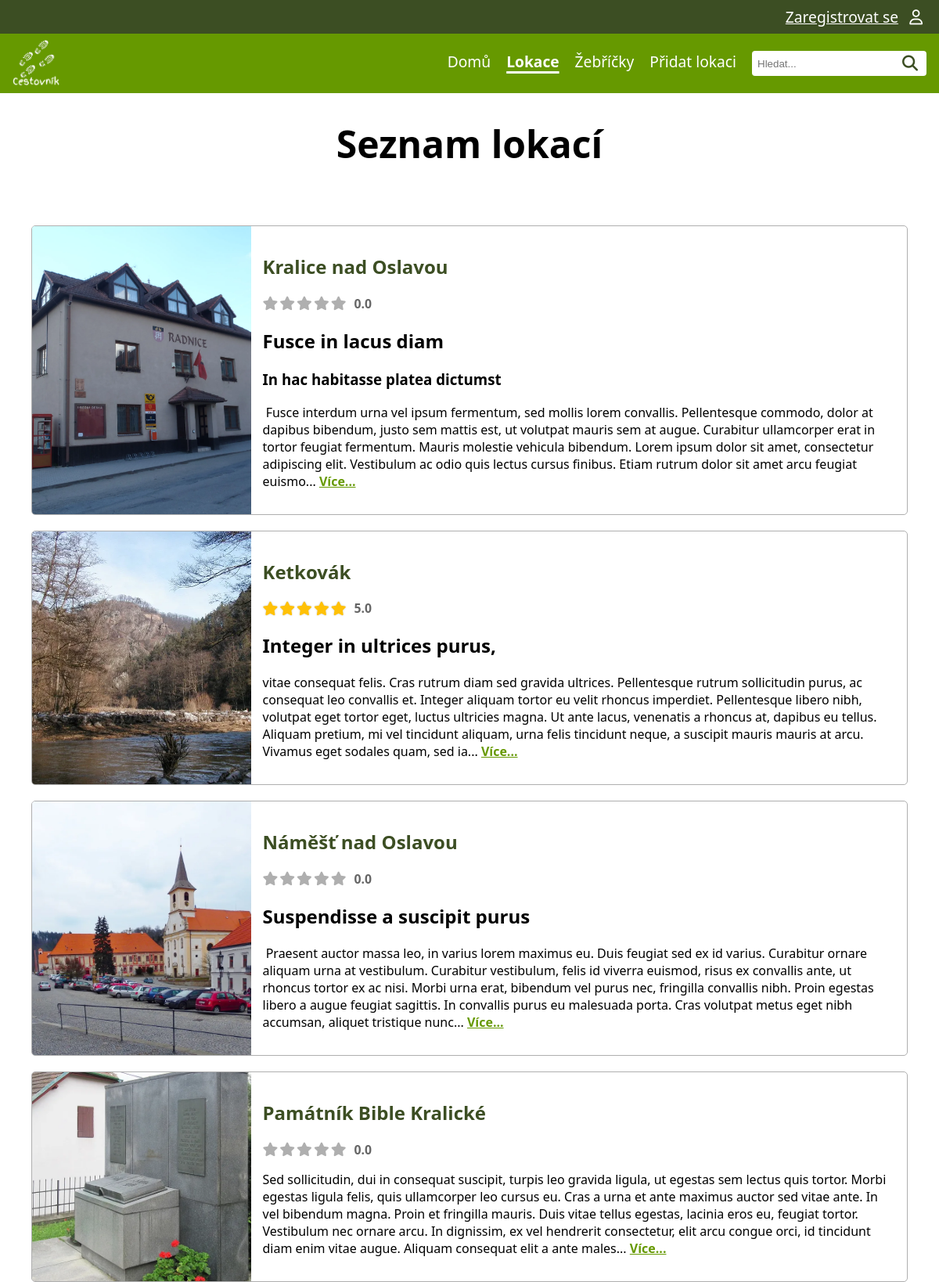
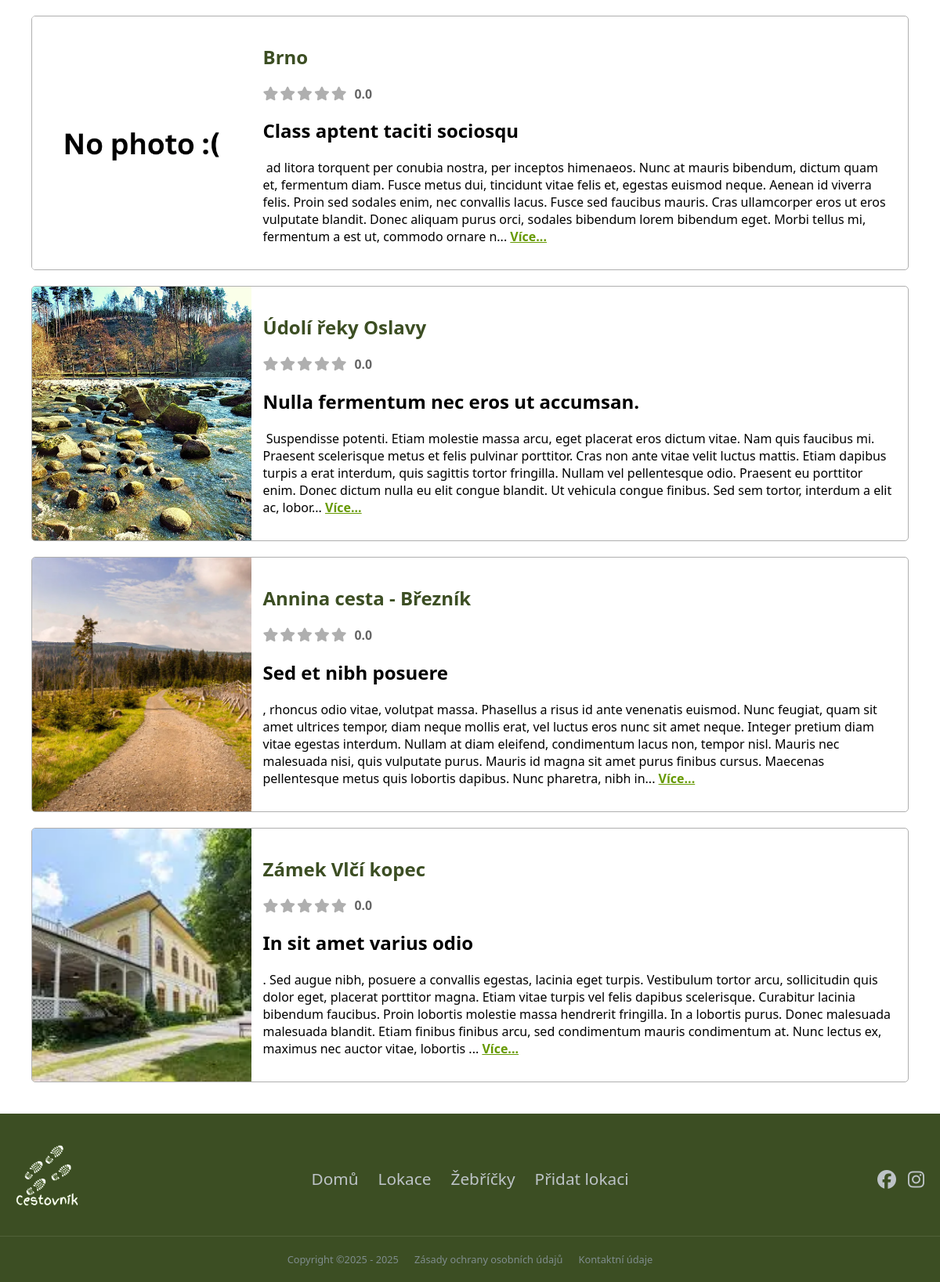
/locations, run on the app's committed database (2 pictures, top to bottom).
### tables this page shows
CREATE TABLE "photo"
(
    id          INTEGER
        primary key autoincrement,
    name        VARCHAR not null,
    alt_text    VARCHAR,
    url         VARCHAR not null,
    id_location INTEGER not null
        references location
            on delete cascade
);

CREATE TABLE "location"
(
    id                  INTEGER
        primary key autoincrement,
    name                VARCHAR                   not null,
    description         VARCHAR,
    date_location_added TEXT default current_date not null,
    id_user             INTEGER                   not null
        constraint location_user_id_fk
            references user
            on delete cascade,
    id_status           INTEGER                   not null
        constraint location_location_status_id_fk
            references location_status
);

### pages/locations.py (the view)
@router.get("/locations", name="list_locations_with_photos_rating", response_class=HTMLResponse)
async def list_locations_with_photos_rating(request: Request, svc: LocationService = Depends(locations_service)):
    locations = svc.list_locations_with_photos_rating()
    tpl = request.app.state.templates
    return tpl.TemplateResponse(
        "locations.html",
        {
            "request": request,
            "title": "Seznam lokací",
            "locations": locations,  # Seznam lokací - údaje o lokaci + fotky + Rating
        },
    )

### templates/locations.html (shortened to what this page needs)
{% extends "base.html" %}
{% block head %}
    <link rel="stylesheet" href="{{ url_for('static', path='css/rating.css') }}">
    <link rel="stylesheet" href="{{ url_for('static', path='css/locations-layout.css') }}">
{% endblock %}
{% block content %}
    <h1>{{ title }}</h1>
    <div class="home-grid">
        {% for loc in locations %}
            <div class="location-card">
                <div class="card-img">
                    {% if loc['photos'] %}
                        <a href="{{ url_for('location_detail',  location_id=loc['id']) }}">
                            <img alt="{{ loc['photos'][0]['alt_text'] }}" src="/{{ loc['photos'][0]['url'] }}">
                        </a>
                    {% else %}
                        <img alt="No photo" src="{{ url_for('static', path='img/web/noImage.webp') }}">
                    {% endif %}
                </div>
                <div class="card-content">
                    <a href="{{ url_for('location_detail',  location_id=loc['id']) }}" class="location-title">
                        <h2>{{ loc['name'] }}</h2>
                    </a>
                    <div class="rating-stars" title="Průměrné hodnocení: {{ (loc['avg_rating'] or 0) | round(1) }}">
                        {% set active_stars = loc['avg_rating'] | int %}
                        {% set inactive_stars = 5 - active_stars %}
                        {% for i in range(active_stars) %}
                            <i class="fa-solid fa-star star-active"></i>
                        {% endfor %}
                        {% for i in range(inactive_stars) %}
                            <i class="fa-solid fa-star star-inactive"></i>
                        {% endfor %}
                        <span class="rating-value">
                        {% if loc['avg_rating'] %}
                            {{ loc['avg_rating'] | round(1) }}
                        {% else %}
                            0.0
                        {% endif %}
                        </span>
                    </div>
                    <div class="location-desc-pc">
                        <p>
                            {{ loc['description'] | truncate(500, True, '...') | safe }}
                            <a href="{{ url_for('location_detail',  location_id=loc['id']) }}" class="more">Více...</a>
                        </p>
                    </div>
                </div>
            </div>
        {% endfor %}
    </div>
{% endblock %}

### static/css/style.css (style rules this page uses)
:root { font-family: system-ui, -apple-system, Segoe UI, Roboto, sans-serif; --background-color: white; --text-color: black; --light-green-color: #669900; --dark-green-color: #3c4e23; --white-text-color: white; --neutral-gray-color: #afafaf; --shadow-gray-color: #c8c8c8; --star-gold-color: #ffc107; font-size: 16px; }
html, body { margin:0; padding: 0; background: var(--background-color); }
body { display: flex; flex-direction: column; min-height: 100vh; }
h1 { font-size: 3em; text-align: center; }

### static/css/rating.css (style rules this page uses)
.rating-stars { display: inline-flex; align-items: center; gap: 2px; font-size: 1.1em; }
.star-active { color: var(--star-gold-color); filter: drop-shadow(0 0 1px rgba(0,0,0,0.2)); }
.star-inactive { color: var(--neutral-gray-color); }
.rating-value { margin-left: 8px; font-weight: bold; color: #666; font-size: 0.9em; }

### static/css/locations-layout.css (style rules this page uses)
.home-grid { display: grid; grid-template-columns: 1fr; gap: 20px; padding: 40px; }
.location-card { display: grid; grid-template-columns: 1fr 3fr; background-color: white; border: 1px solid var(--neutral-gray-color); border-radius: 5px; overflow: hidden; }
.card-img { height: 100%; overflow: hidden; }
.card-img img { width: 100%; height: 100%; object-fit: cover; display: block; }
.card-content { padding: 15px; display: flex; flex-direction: column; }
a.location-title { color: var(--dark-green-color); text-decoration: none; }
.more { color: var(--light-green-color); font-weight: bold; }

### data on the page
photo: url (picture), name "Kralice nad Oslavou", shows "0.0", description "Fusce in lacus diam In hac habitasse platea dictumst Fusce interdum urna vel ipsum fermentum, sed mollis lorem convallis. Pellentesque commodo, dolor at dapibus bibendum, justo sem mattis est, ut volutpat mauris sem at augue. Curabitur ullamcorper erat in tortor feugiat fermentum. Mauris molestie vehicula bibendum. Lorem ipsum dolor sit amet, consectetur adipiscing elit. Vestibulum ac odio quis lectus cursus finibus. Etiam rutrum dolor sit amet arcu feugiat euismo..."
photo: url (picture), name "Ketkovák", avg_rating "5.0", description "Integer in ultrices purus, vitae consequat felis. Cras rutrum diam sed gravida ultrices. Pellentesque rutrum sollicitudin purus, ac consequat leo convallis et. Integer aliquam tortor eu velit rhoncus imperdiet. Pellentesque libero nibh, volutpat eget tortor eget, luctus ultricies magna. Ut ante lacus, venenatis a rhoncus at, dapibus eu tellus. Aliquam pretium, mi vel tincidunt aliquam, urna felis tincidunt neque, a suscipit mauris mauris at arcu. Vivamus eget sodales quam, sed ia..."
photo: url (picture), name "Náměšť nad Oslavou", shows "0.0", description "Suspendisse a suscipit purus Praesent auctor massa leo, in varius lorem maximus eu. Duis feugiat sed ex id varius. Curabitur ornare aliquam urna at vestibulum. Curabitur vestibulum, felis id viverra euismod, risus ex convallis ante, ut rhoncus tortor ex ac nisi. Morbi urna erat, bibendum vel purus nec, fringilla convallis nibh. Proin egestas libero a augue feugiat sagittis. In convallis purus eu malesuada porta. Cras volutpat metus eget nibh accumsan, aliquet tristique nunc..."
photo: url (picture), name "Památník Bible Kralické", shows "0.0", description "Sed sollicitudin, dui in consequat suscipit, turpis leo gravida ligula, ut egestas sem lectus quis tortor. Morbi egestas ligula felis, quis ullamcorper leo cursus eu. Cras a urna et ante maximus auctor sed vitae ante. In vel bibendum magna. Proin et fringilla mauris. Duis vitae tellus egestas, lacinia eros eu, feugiat tortor. Vestibulum nec ornare arcu. In dignissim, ex vel hendrerit consectetur, elit arcu congue orci, id tincidunt diam enim vitae augue. Aliquam consequat elit a ante males..."
location: name "Brno", shows "0.0", description "Class aptent taciti sociosqu ad litora torquent per conubia nostra, per inceptos himenaeos. Nunc at mauris bibendum, dictum quam et, fermentum diam. Fusce metus dui, tincidunt vitae felis et, egestas euismod neque. Aenean id viverra felis. Proin sed sodales enim, nec convallis lacus. Fusce sed faucibus mauris. Cras ullamcorper eros ut eros vulputate blandit. Donec aliquam purus orci, sodales bibendum lorem bibendum eget. Morbi tellus mi, fermentum a est ut, commodo ornare n..."
photo: url (picture), name "Údolí řeky Oslavy", shows "0.0", description "Nulla fermentum nec eros ut accumsan. Suspendisse potenti. Etiam molestie massa arcu, eget placerat eros dictum vitae. Nam quis faucibus mi. Praesent scelerisque metus et felis pulvinar porttitor. Cras non ante vitae velit luctus mattis. Etiam dapibus turpis a erat interdum, quis sagittis tortor fringilla. Nullam vel pellentesque odio. Praesent eu porttitor enim. Donec dictum nulla eu elit congue blandit. Ut vehicula congue finibus. Sed sem tortor, interdum a elit ac, lobor..."
photo: url (picture), name "Annina cesta - Březník", shows "0.0", description "Sed et nibh posuere , rhoncus odio vitae, volutpat massa. Phasellus a risus id ante venenatis euismod. Nunc feugiat, quam sit amet ultrices tempor, diam neque mollis erat, vel luctus eros nunc sit amet neque. Integer pretium diam vitae egestas interdum. Nullam at diam eleifend, condimentum lacus non, tempor nisl. Mauris nec malesuada nisi, quis vulputate purus. Mauris id magna sit amet purus finibus cursus. Maecenas pellentesque metus quis lobortis dapibus. Nunc pharetra, nibh in..."
photo: url (picture), name "Zámek Vlčí kopec", shows "0.0", description "In sit amet varius odio . Sed augue nibh, posuere a convallis egestas, lacinia eget turpis. Vestibulum tortor arcu, sollicitudin quis dolor eget, placerat porttitor magna. Etiam vitae turpis vel felis dapibus scelerisque. Curabitur lacinia bibendum faucibus. Proin lobortis molestie massa hendrerit fringilla. In a lobortis purus. Donec malesuada malesuada blandit. Etiam finibus finibus arcu, sed condimentum mauris condimentum at. Nunc lectus ex, maximus nec auctor vitae, lobortis ..."

### other printed values
{{ title }} "Seznam lokací"
